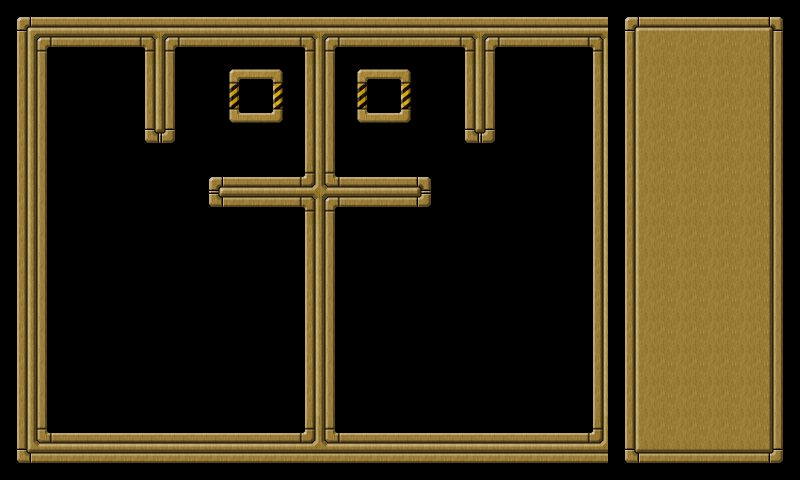

The image is a tile-based game level rendered from a .tmx file. Its description and source (layers, tilesets, objects; grid data summarised) follow:
An orthogonal 25x15 tile map with 32x32 px tiles, 2 tile layers (background, controlpanel) and 43 objects (wall001, wall002, wall003, wall004, wall005, ...).

<map version="1.0" orientation="orthogonal" width="25" height="15" tilewidth="32" tileheight="32">
 <tileset firstgid="1" name="tileset" tilewidth="32" tileheight="32">
  <image source="tileset.png" width="160" height="448" />
 </tileset>
 <layer name="background" width="20" height="15">
  <data>[300 cells, 300 non-empty, 18 distinct tile ids]</data>
 </layer>
 <layer name="controlpanel" width="25" height="15">
  <data>[375 cells, 90 non-empty, 9 distinct tile ids]</data>
 </layer>
 <objectgroup name="objects" width="20" height="15">
  <object name="wall001" x="0" y="0" width="592" height="48">
   <properties>
    <property name="objClass" value="wall" />
   </properties>
  </object>
  <object name="wall002" x="592" y="0" width="48" height="432">
   <properties>
    <property name="objClass" value="wall" />
   </properties>
  </object>
  <object name="wall003" x="48" y="432" width="592" height="48">
   <properties>
    <property name="objClass" value="wall" />
   </properties>
  </object>
  <object name="wall004" x="0" y="48" width="48" height="432">
   <properties>
    <property name="objClass" value="wall" />
   </properties>
  </object>
  <object name="wall005" x="208" y="176" width="96" height="32">
   <properties>
    <property name="objClass" value="wall" />
   </properties>
  </object>
  <object name="wall006" x="336" y="176" width="96" height="32">
   <properties>
    <property name="objClass" value="wall" />
   </properties>
  </object>
  <object name="wall007" x="144" y="48" width="32" height="96">
   <properties>
    <property name="objClass" value="wall" />
   </properties>
  </object>
  <object name="wall008" x="464" y="48" width="32" height="96">
   <properties>
    <property name="objClass" value="wall" />
   </properties>
  </object>
  <object name="wall009" x="304" y="48" width="32" height="384">
   <properties>
    <property name="objClass" value="wall" />
   </properties>
  </object>
  <object name="star001" x="520" y="392" width="16" height="16">
   <properties>
    <property name="objClass" value="star" />
   </properties>
  </object>
  <object name="star002" x="552" y="392" width="16" height="16">
   <properties>
    <property name="objClass" value="star" />
   </properties>
  </object>
  <object name="star003" x="552" y="360" width="16" height="16">
   <properties>
    <property name="objClass" value="star" />
   </properties>
  </object>
  <object name="star004" x="552" y="200" width="16" height="16">
   <properties>
    <property name="objClass" value="star" />
   </properties>
  </object>
  <object name="star005" x="520" y="200" width="16" height="16">
   <properties>
    <property name="objClass" value="star" />
   </properties>
  </object>
  <object name="star006" x="488" y="200" width="16" height="16">
   <properties>
    <property name="objClass" value="star" />
   </properties>
  </object>
  <object name="star007" x="488" y="232" width="16" height="16">
   <properties>
    <property name="objClass" value="star" />
   </properties>
  </object>
  <object name="star008" x="520" y="232" width="16" height="16">
   <properties>
    <property name="objClass" value="star" />
   </properties>
  </object>
  <object name="star009" x="488" y="264" width="16" height="16">
   <properties>
    <property name="objClass" value="star" />
   </properties>
  </object>
  <object name="star010" x="392" y="296" width="16" height="16">
   <properties>
    <property name="objClass" value="star" />
   </properties>
  </object>
  <object name="star011" x="104" y="72" width="16" height="16">
   <properties>
    <property name="objClass" value="star" />
   </properties>
  </object>
  <object name="star012" x="552" y="104" width="16" height="16">
   <properties>
    <property name="objClass" value="star" />
   </properties>
  </object>
  <object name="star013" x="520" y="72" width="16" height="16">
   <properties>
    <property name="objClass" value="star" />
   </properties>
  </object>
  <object name="star014" x="552" y="72" width="16" height="16">
   <properties>
    <property name="objClass" value="star" />
   </properties>
  </object>
  <object name="star015" x="104" y="392" width="16" height="16">
   <properties>
    <property name="objClass" value="star" />
   </properties>
  </object>
  <object name="star016" x="72" y="392" width="16" height="16">
   <properties>
    <property name="objClass" value="star" />
   </properties>
  </object>
  <object name="star017" x="72" y="360" width="16" height="16">
   <properties>
    <property name="objClass" value="star" />
   </properties>
  </object>
  <object name="star018" x="136" y="264" width="16" height="16">
   <properties>
    <property name="objClass" value="star" />
   </properties>
  </object>
  <object name="star019" x="136" y="232" width="16" height="16">
   <properties>
    <property name="objClass" value="star" />
   </properties>
  </object>
  <object name="star020" x="136" y="200" width="16" height="16">
   <properties>
    <property name="objClass" value="star" />
   </properties>
  </object>
  <object name="star021" x="104" y="232" width="16" height="16">
   <properties>
    <property name="objClass" value="star" />
   </properties>
  </object>
  <object name="star022" x="104" y="200" width="16" height="16">
   <properties>
    <property name="objClass" value="star" />
   </properties>
  </object>
  <object name="star023" x="72" y="200" width="16" height="16">
   <properties>
    <property name="objClass" value="star" />
   </properties>
  </object>
  <object name="star024" x="72" y="104" width="16" height="16">
   <properties>
    <property name="objClass" value="star" />
   </properties>
  </object>
  <object name="star025" x="72" y="72" width="16" height="16">
   <properties>
    <property name="objClass" value="star" />
   </properties>
  </object>
  <object name="star026" x="424" y="328" width="16" height="16">
   <properties>
    <property name="objClass" value="star" />
   </properties>
  </object>
  <object name="star027" x="424" y="296" width="16" height="16">
   <properties>
    <property name="objClass" value="star" />
   </properties>
  </object>
  <object name="star028" x="232" y="296" width="16" height="16">
   <properties>
    <property name="objClass" value="star" />
   </properties>
  </object>
  <object name="star029" x="200" y="296" width="16" height="16">
   <properties>
    <property name="objClass" value="star" />
   </properties>
  </object>
  <object name="star030" x="200" y="328" width="16" height="16">
   <properties>
    <property name="objClass" value="star" />
   </properties>
  </object>
  <object name="goal001" x="376" y="88" width="16" height="16">
   <properties>
    <property name="objClass" value="goal" />
   </properties>
   <ellipse />
  </object>
  <object name="goal002" x="248" y="88" width="16" height="16">
   <properties>
    <property name="objClass" value="goal" />
   </properties>
   <ellipse />
  </object>
  <object name="goodball001" x="258" y="386" width="29" height="29">
   <properties>
    <property name="objClass" value="goodball" />
   </properties>
   <ellipse />
  </object>
  <object name="goodball002" x="354" y="386" width="29" height="29">
   <properties>
    <property name="objClass" value="goodball" />
   </properties>
   <ellipse />
  </object>
 </objectgroup>
</map>
